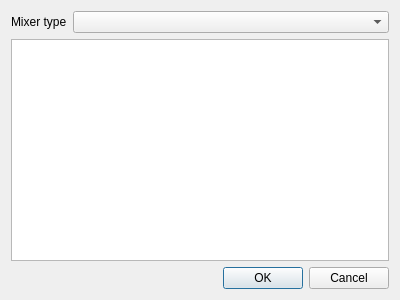
<?xml version="1.0" encoding="UTF-8"?>
<ui version="4.0">
 <class>SelectMixerDialog</class>
 <widget class="QDialog" name="SelectMixerDialog">
  <property name="geometry">
   <rect>
    <x>0</x>
    <y>0</y>
    <width>400</width>
    <height>300</height>
   </rect>
  </property>
  <property name="windowTitle">
   <string>Select mixer</string>
  </property>
  <layout class="QVBoxLayout" name="verticalLayout">
   <item>
    <layout class="QFormLayout" name="formLayout">
     <item row="0" column="0">
      <widget class="QLabel" name="ql_mixerType">
       <property name="text">
        <string>Mixer type</string>
       </property>
      </widget>
     </item>
     <item row="0" column="1">
      <widget class="QComboBox" name="qcbox_mixerType">
       <property name="sizePolicy">
        <sizepolicy hsizetype="MinimumExpanding" vsizetype="Fixed">
         <horstretch>0</horstretch>
         <verstretch>0</verstretch>
        </sizepolicy>
       </property>
      </widget>
     </item>
     <item row="1" column="0" colspan="2">
      <widget class="QPlainTextEdit" name="qplainTE_mixerDesc">
       <property name="readOnly">
        <bool>true</bool>
       </property>
      </widget>
     </item>
    </layout>
   </item>
   <item>
    <widget class="QDialogButtonBox" name="buttonBox">
     <property name="standardButtons">
      <set>QDialogButtonBox::Cancel|QDialogButtonBox::Ok</set>
     </property>
    </widget>
   </item>
  </layout>
 </widget>
 <resources/>
 <connections/>
</ui>
